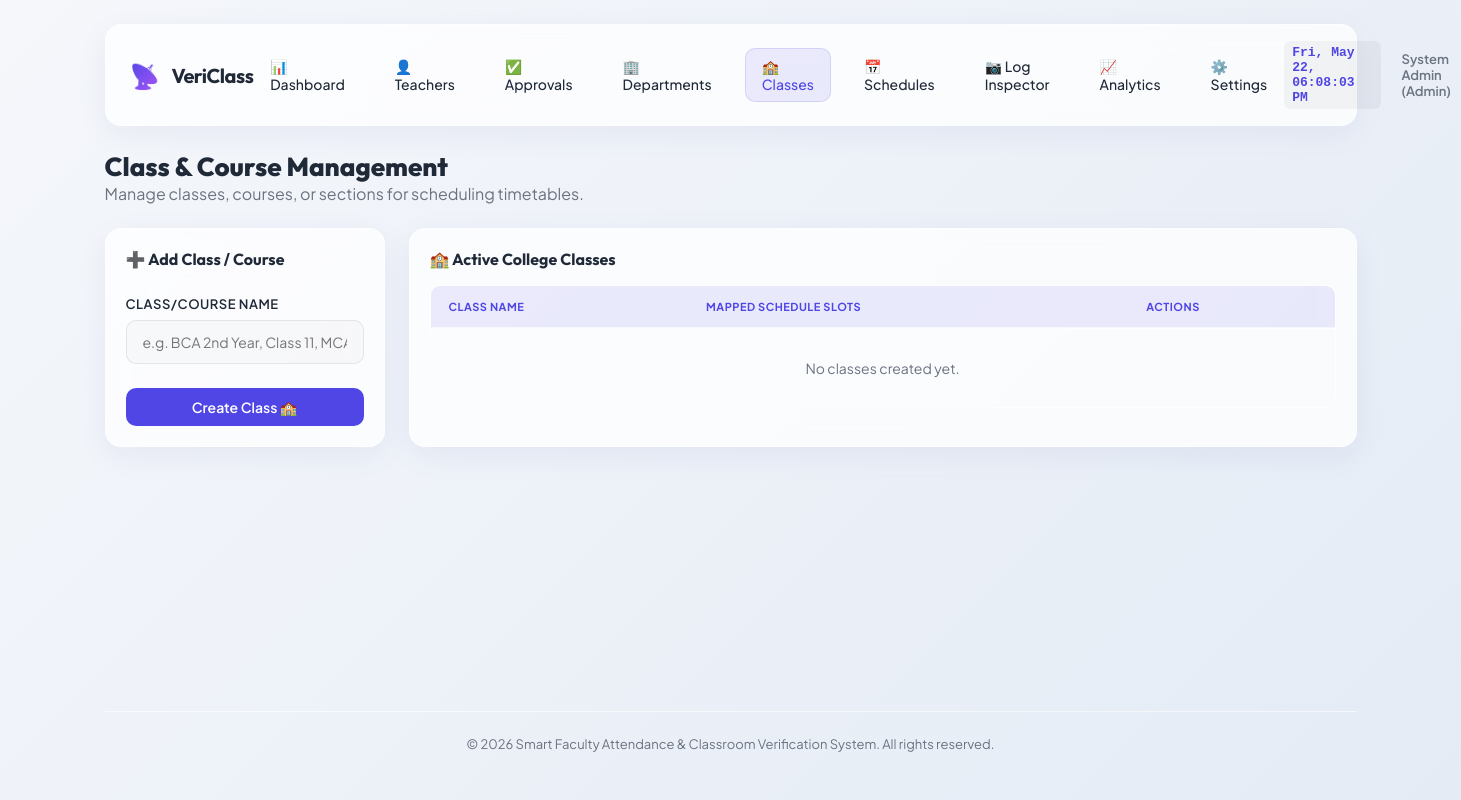
Page /admin/classes (signed in) on the earlier database version.
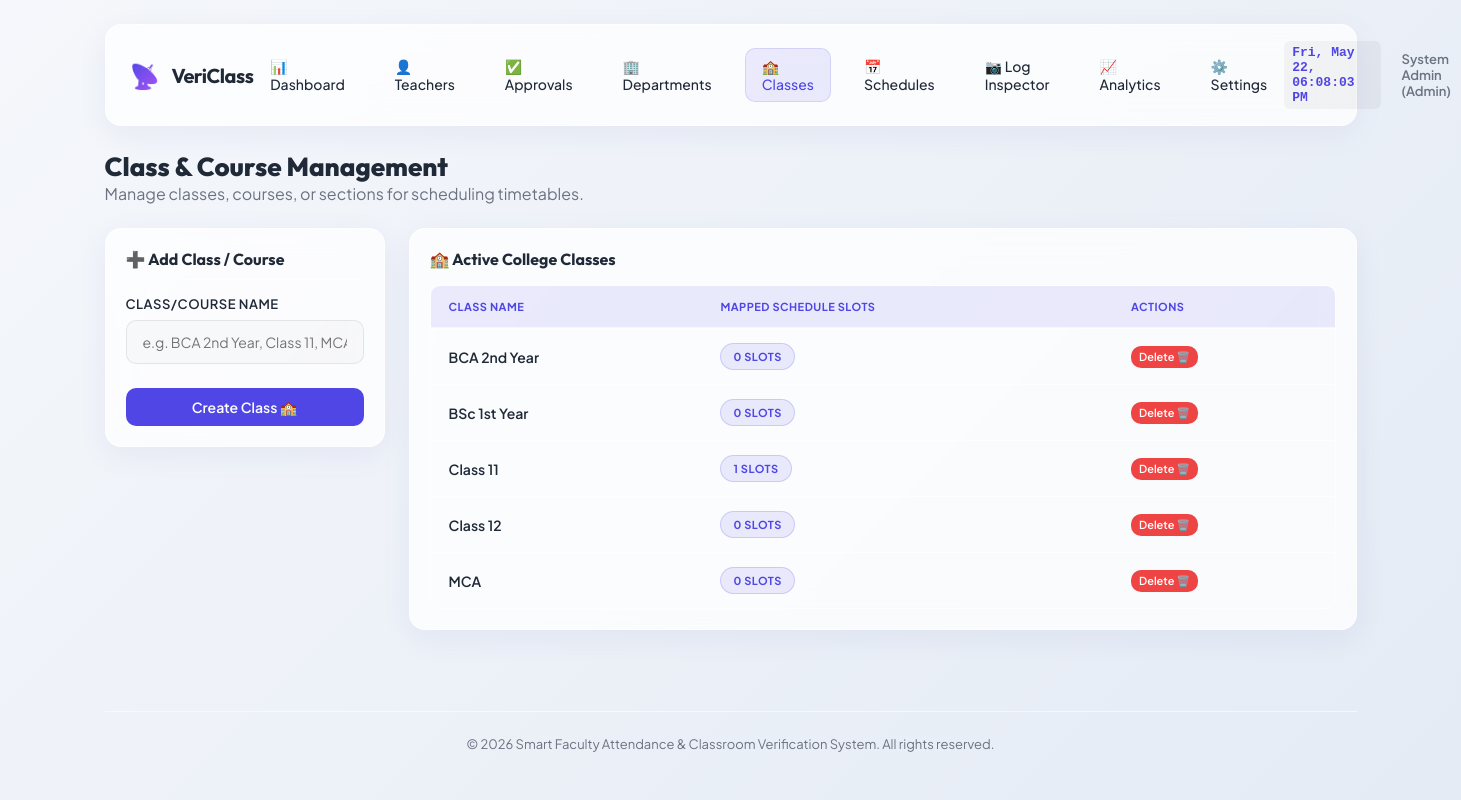
Same page on the later database version.
### models.py (models this page shows, shortened)
class ClassSection(db.Model):
    __tablename__ = 'classes'
    id = db.Column(db.Integer, primary_key=True)
    name = db.Column(db.String(100), unique=True, nullable=False)
    timetables = db.relationship('Timetable', backref='class_section', cascade="all, delete-orphan", lazy=True)

### app.py (the view, shortened to what this page needs)
@app.route('/admin/classes', methods=['GET', 'POST'])
def admin_classes():
    if not is_logged_in() or session.get('role') != 'admin':
        flash("Access Denied.", "danger")
        return redirect(url_for('login'))
    classes = ClassSection.query.order_by(ClassSection.name).all()
    return render_template('admin_classes.html', classes=classes)

### app.py (called while the page is built)
def is_logged_in():
    return 'user_id' in session

### templates/admin_classes.html (shortened to what this page needs)
    {% extends "base.html" %}
{% block content %}
<div style="margin-bottom: 24px;">
    <h2 style="font-family: var(--font-title); font-size: 26px; font-weight: 800;">Class & Course Management</h2>
    <p style="color: var(--color-text-muted);">Manage classes, courses, or sections for scheduling timetables.</p>
</div>
<div class="grid-sidebar">
    <div class="glass-card" style="padding: 20px; align-self: flex-start;">
        <h3 style="font-family: var(--font-title); font-size: 16px; margin-bottom: 16px; border-bottom: 1px solid var(--border-card); padding-bottom: 10px;">
            ➕ Add Class / Course
        </h3>
        <form action="{{ url_for('admin_classes') }}" method="POST">
            <div class="form-group" style="margin-bottom: 24px;">
                <label class="form-label" for="name">Class/Course Name</label>
                <input class="form-control" type="text" id="name" name="name" placeholder="e.g. BCA 2nd Year, Class 11, MCA" required>
            </div>
            <button class="btn btn-primary" type="submit" style="width: 100%;">
                Create Class 🏫
            </button>
        </form>
    </div>
    <div class="glass-card" style="padding: 20px;">
        <h3 style="font-family: var(--font-title); font-size: 16px; margin-bottom: 16px;">🏫 Active College Classes</h3>
        <div class="table-responsive">
            <table class="custom-table">
                <thead>
                    <tr>
                        <th>Class Name</th>
                        <th>Mapped Schedule Slots</th>
                        <th>Actions</th>
                    </tr>
                </thead>
                <tbody>
                    {% if classes %}
                        {% for cls in classes %}
                            <tr>
                                <td style="font-weight: 600;">{{ cls.name }}</td>
                                <td>
                                    <span class="badge badge-pending" style="font-size: 11px;">
                                        {{ cls.timetables|length }} Slots
                                    </span>
                                </td>
                                <td>
                                    <form action="{{ url_for('admin_classes') }}" method="POST" style="display: inline;" onsubmit="return confirm('Delete this class? Mapped timetable slots will be cascade-deleted.');">
                                        <button type="submit" class="btn btn-danger" style="padding: 4px 8px; font-size: 11px;">
                                            Delete 🗑️
                                        </button>
                                    </form>
                                </td>
                            </tr>
                        {% endfor %}
                    {% else %}
                        <tr>
                            <td colspan="3" style="text-align: center; color: var(--color-text-muted); padding: 30px;">No classes created yet.</td>
                        </tr>
                    {% endif %}
                </tbody>
            </table>
        </div>
    </div>
</div>
{% endblock %}

Differences in the rows shown:
added ClassSection: name "BCA 2nd Year", timetables|length "0"
added ClassSection: name "BSc 1st Year", timetables|length "0"
added ClassSection: name "Class 11", timetables|length "1"
added ClassSection: name "Class 12", timetables|length "0"
added ClassSection: name "MCA", timetables|length "0"
Other differences:
text no longer shown: "No classes created yet."
